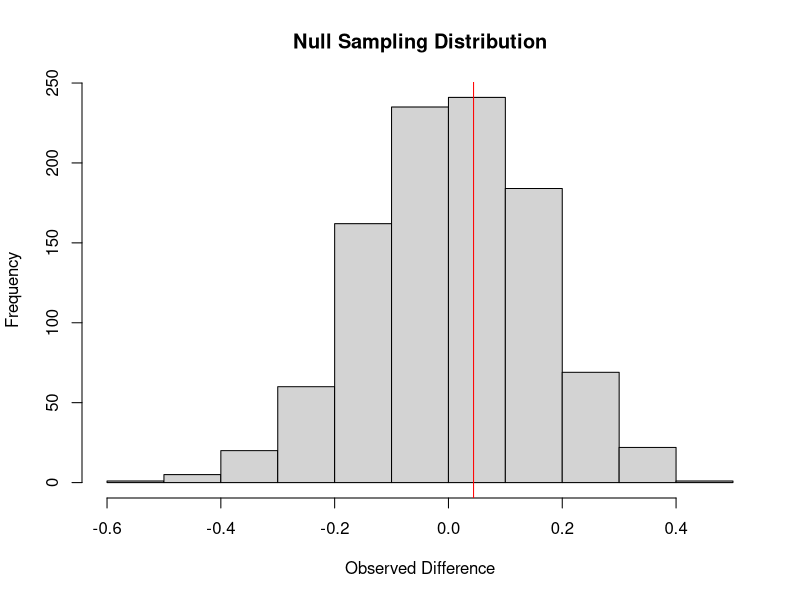

The R script that drew this image:
# Hypothesis Testing with Randomization
# MATH 240

# Libraries used
library(tidyverse)

# Setting a seed for reproducibility
set.seed(240)

# Used to define treatment and control groups with their outcomes
groups <- c(rep("T", 34), rep("C", 16))
outcomes <- c(rep("Yawn", 10), rep("No Yawn", 24), rep("Yawn", 4), rep("No Yawn", 12))

# Generating yawn data (no need to change)
yawn_data <- data.frame(group = groups, 
                        outcome = outcomes)

# Rearrangement of data: shuffle order, arrange by treatment/control groups, add subject numbers, and rearrange columns
yawn_data <- yawn_data[sample(1:nrow(yawn_data), nrow(yawn_data), replace = F), ] |> 
  arrange(group) |> 
  mutate(id = 1:nrow(yawn_data)) |> 
  select(id, group, outcome)

# Getting sample proportions of those who yawned in the control and treatment groups
p_hats <- tapply(yawn_data$outcome == "Yawn", yawn_data$group, mean)
obs_diff <- p_hats[2] - p_hats[1]

# Defining a function to shuffle data so that we can use randomization to construct the
# null sampling distribution. 
shuffle <- function(data){
  # Input: A tidy dataset with 3 variables: id, group, and outcome.
  # Output: A number 'diff' which is the observed difference
  
  # Sort the assignment of participants in treatment/control groups
  new_data <- data |> mutate(newgroup = sample(group, nrow(data), replace=F))
  
  # Find the proportion of yawners in control and treatment groups
  new_p_hats <- tapply(new_data$outcome == "Yawn", new_data$newgroup, mean)
  
  # Find sample statistic
  new_diff <- new_p_hats[2] - new_p_hats[1]
  
  # Return result
  return(new_diff)
}

# Re-randomizing people to groups N times. This takes a few seconds to run.
N = 1000
results <- replicate(N, shuffle(yawn_data))

# Viewing Histogram
hist(results, main = "Null Sampling Distribution",
     xlab = "Observed Difference", ylab = "Frequency", breaks = 10)
abline(v = obs_diff, lwd = 1, col = "red")

# Getting p-value: proportion of times the difference was greater 0.04
pval <- mean(results > obs_diff)
